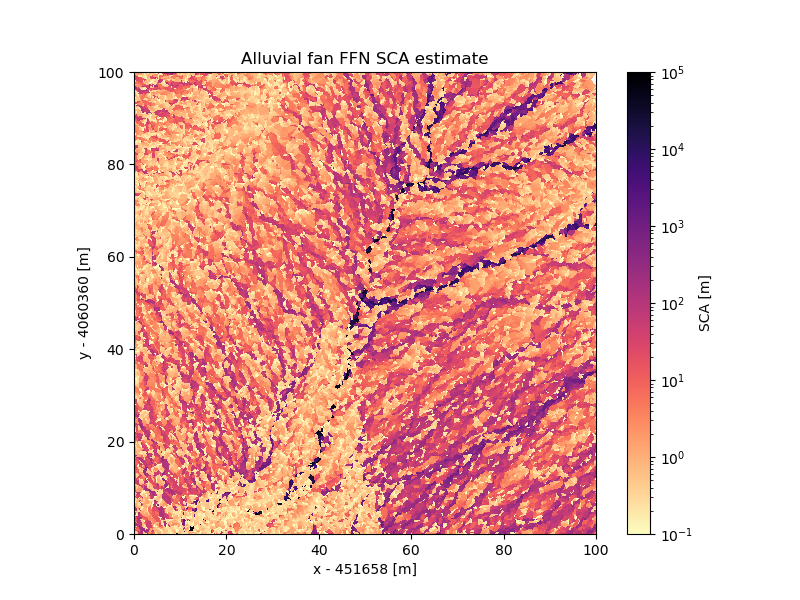

Reproduce this figure in Python.
import numpy as np
from matplotlib import pyplot as pl
from matplotlib.colors import LogNorm
import matplotlib.tri as mtri
from FacetFlowNetwork import ffn

# load FFN from disk
G = ffn(fname = 'Alluvial_fan.hdf')

# LAS export with average SCA at points
var = np.log10(G.fatp(G.sca()))
G.export('Alluvial_fan_sca.las', var)

# LAS export with only the upper quartile SCA
pts = np.transpose((G.x, G.y, G.z))
sel = var > np.percentile(var, 75)
pts = pts[sel]
var = var[sel]
G.export('Alluvial_fan_sca_p75.las', var, pts)

# detailed map view of SCA around xc, yc
xc, yc = 451708, 4060410
ww = 50
sca = G.sca()
pts = G.facet_centroids()
xf, yf = pts[:, 0], pts[:, 1]
sel = (xc-ww <= xf)*(xf < xc+ww)*(yc-ww <= yf)*(yf < yc+ww)
tri, sca = G.tri[sel], sca[sel]

pl.figure(1, (8, 6))
pl.title('Alluvial fan FFN SCA estimate')
pl.tripcolor(G.x-xc+ww, G.y-yc+ww, tri, facecolors = sca,
             cmap = pl.cm.magma_r,
             norm = LogNorm(vmin = 0.1, vmax = 1e5))
cb = pl.colorbar()
cb.set_label('SCA [m]')
pl.xlim((0, ww+ww))
pl.ylim((0, ww+ww))
pl.xlabel('x - %i [m]' % (xc-ww))
pl.ylabel('y - %i [m]' % (yc-ww))
pl.gca().set_aspect('equal')
pl.savefig('Alluvial_fan_sca.pdf')

pl.close('all')
pl.figure(1, (8, 6))
pl.title('Alluvial fan FFN SCA estimate')
pl.tripcolor(G.x-xc+ww, G.y-yc+ww, tri, facecolors = sca,
             cmap = pl.cm.magma_r,
             norm = LogNorm(vmin = 0.1, vmax = 1e5))
cb = pl.colorbar()
cb.set_label('SCA [m]')
pl.xlim((0, ww+ww))
pl.ylim((0, ww+ww))
pl.xlabel('x - %i [m]' % (xc-ww))
pl.ylabel('y - %i [m]' % (yc-ww))
pl.gca().set_aspect('equal')
pl.savefig('Alluvial_fan_sca.png')

# detailed map view of SCA with gouraud shading
sca = G.fatp(G.sca())
x, y = G.x, G.y
sel = (xc-ww <= x)*(x < xc+ww)*(yc-ww <= y)*(y < yc+ww)
x, y, sca = x[sel]-xc+ww, y[sel]-yc+ww, sca[sel]
tri = mtri.Triangulation(x, y)

pl.close('all')
pl.figure(1, (8, 6))
pl.title('Alluvial fan FFN SCA estimate')
pl.tripcolor(tri, sca, shading = 'gouraud',
             cmap = pl.cm.magma_r,
             norm = LogNorm(vmin = 0.1, vmax = 1e5))
cb = pl.colorbar()
cb.set_label('SCA [m]')
pl.xlim((0, ww+ww))
pl.ylim((0, ww+ww))
pl.xlabel('x - %i [m]' % (xc-ww))
pl.ylabel('y - %i [m]' % (yc-ww))
pl.gca().set_aspect('equal')
pl.savefig('Alluvial_fan_sca_gouraud.pdf')

pl.close('all')
pl.figure(1, (8, 6))
pl.title('Alluvial fan FFN SCA estimate')
pl.tripcolor(tri, sca, shading = 'gouraud',
             cmap = pl.cm.magma_r,
             norm = LogNorm(vmin = 0.1, vmax = 1e5))
cb = pl.colorbar()
cb.set_label('SCA [m]')
pl.xlim((0, ww+ww))
pl.ylim((0, ww+ww))
pl.xlabel('x - %i [m]' % (xc-ww))
pl.ylabel('y - %i [m]' % (yc-ww))
pl.gca().set_aspect('equal')
pl.savefig('Alluvial_fan_sca_gouraud.png')

